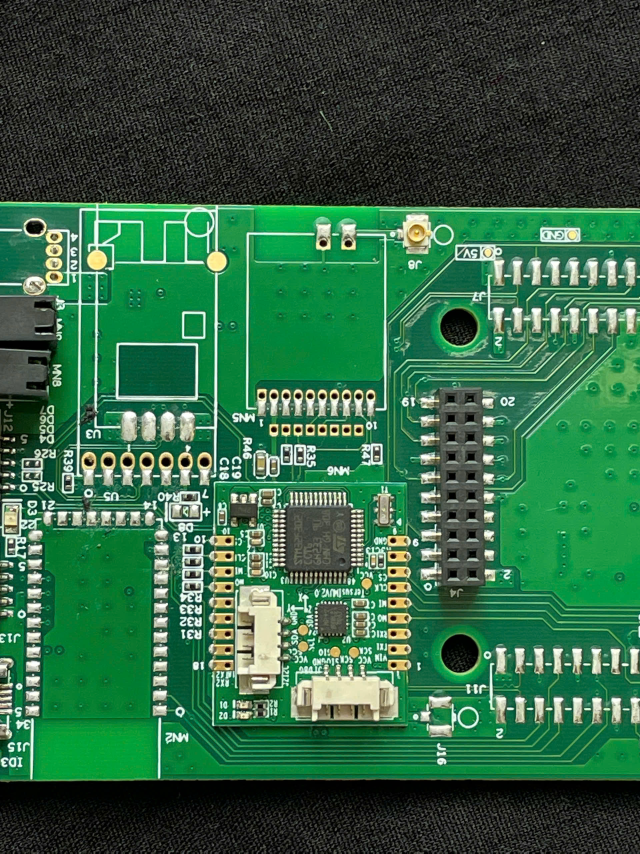
#> input picture tuchup/1.jpg, 1920 x 2560 px (shown at 1/3 size)
$ python final.py
#> lines starting #> are read from the running program, lines starting #| are printed output that depends on the picture; after the words box and inside, x2 and y2 are one past the last pixel; in counts of white or black regions, pixels touching at a corner belong together
import cv2
import numpy as np
import matplotlib.pyplot as plt
PIXELS_PER_MM = 32.75
SPEC_MIN_MM = 0.20
SPEC_MAX_MM = 0.4
img = cv2.imread("1.jpg")
#> img is the input picture: shape (2560, 1920, 3); mean B, G, R 68.9, 101.4, 50.7
assert img is not None, "loi anh"
h, w = img.shape[:2]
scale = 900 / max(h, w)
img = cv2.resize(img, (int(w * scale), int(h * scale)))
#> img: shape (900, 675, 3)

orig = img.copy()
output = img.copy()
hsv = cv2.cvtColor(img, cv2.COLOR_BGR2HSV)
#> hsv: shape (900, 675, 3); mean H, S, V 53.5, 126.6, 101.6
lower = np.array([0, 0, 160])
upper = np.array([180, 80, 255])
mask_hsv = cv2.inRange(hsv, lower, upper)
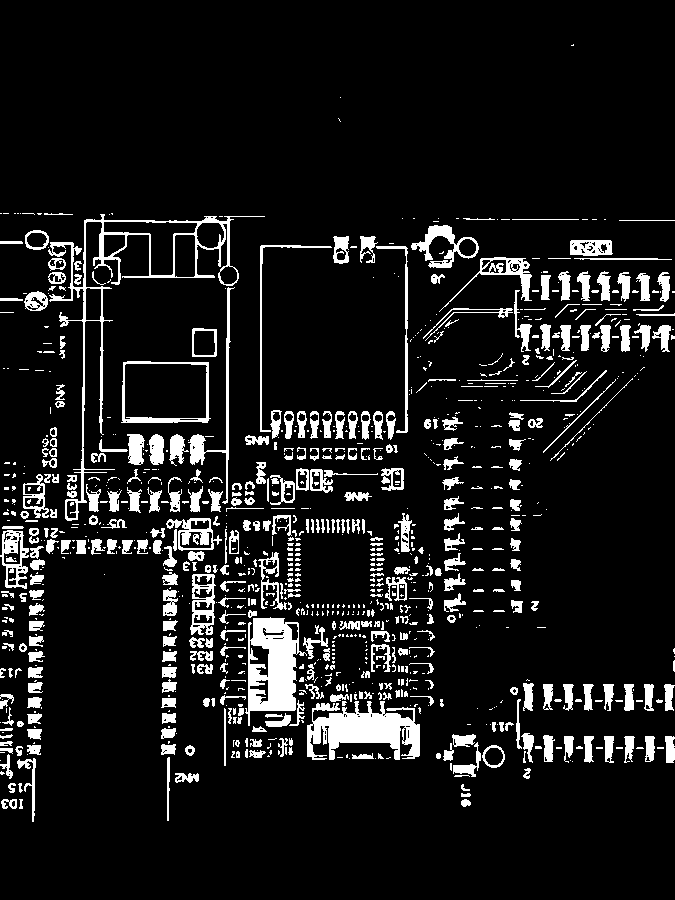
#> mask_hsv: shape (900, 675); 10% white; 1061 white regions (639 under 20 px), largest, box (x1, y1, x2, y2) and area: (48, 214, 265, 521) 3885, (307, 701, 420, 760) 3870, (245, 617, 307, 726) 3755

gray = cv2.cvtColor(img, cv2.COLOR_BGR2GRAY)
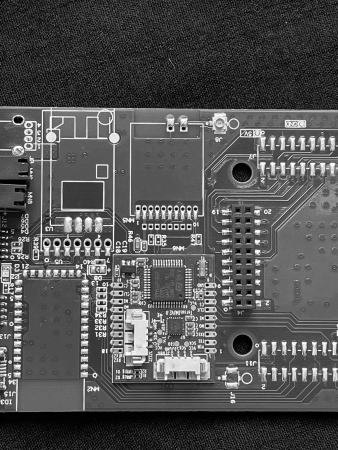
#> gray: shape (900, 675) (shown at 1/2 size); min 0, max 255, mean 82.4
kernel_th = cv2.getStructuringElement(cv2.MORPH_RECT, (15, 15))
tophat = cv2.morphologyEx(gray, cv2.MORPH_TOPHAT, kernel_th)
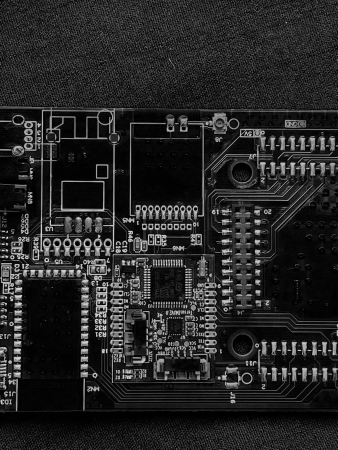
#> tophat: shape (900, 675) (shown at 1/2 size); min 0, max 243, mean 37.6

_, mask_th = cv2.threshold(tophat, 40, 255, cv2.THRESH_BINARY)
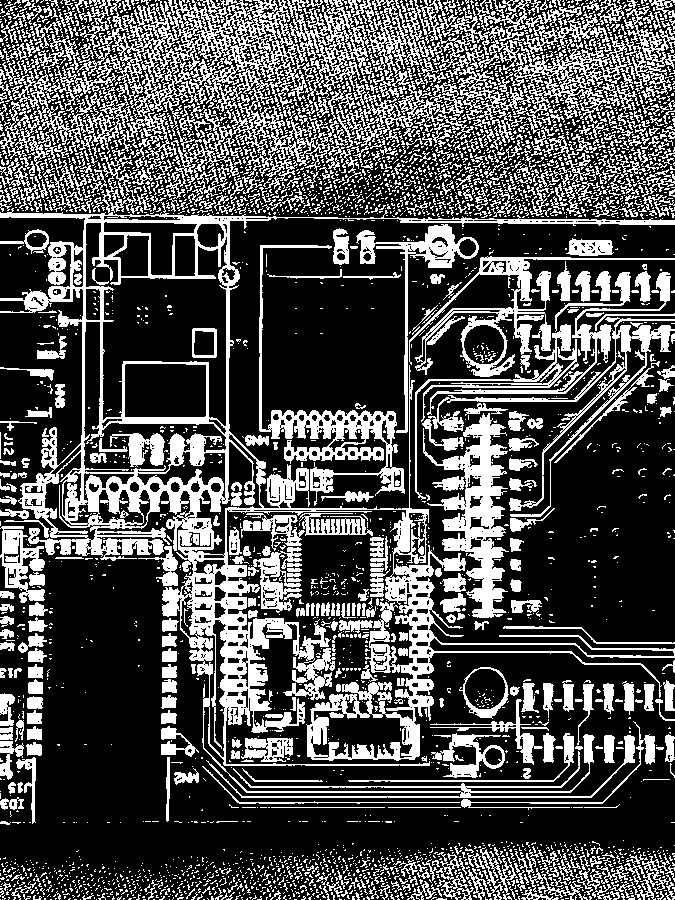
#> mask_th: shape (900, 675); 31.6% white; 3757 white regions (3125 under 20 px), largest, box (x1, y1, x2, y2) and area: (0, 154, 675, 798) 49272, (66, 0, 474, 199) 24860, (418, 0, 675, 143) 10057
mask = cv2.bitwise_and(mask_hsv, mask_th)
#> mask: shape (900, 675); 9.3% white; 1082 white regions (652 under 20 px), largest, box (x1, y1, x2, y2) and area: (48, 214, 265, 521) 3872, (245, 618, 307, 726) 1736, (329, 701, 420, 759) 1070
kernel = cv2.getStructuringElement(cv2.MORPH_ELLIPSE, (3, 3))
mask = cv2.morphologyEx(mask, cv2.MORPH_OPEN, kernel, iterations=2)
#> mask: shape (900, 675); 3.8% white; 283 white regions (73 under 20 px), largest, box (x1, y1, x2, y2) and area: (411, 225, 455, 251) 469, (400, 717, 420, 758) 451, (128, 434, 144, 465) 381
mask = cv2.morphologyEx(mask, cv2.MORPH_CLOSE, kernel, iterations=2)
#> mask: shape (900, 675); 3.8% white; 260 white regions (61 under 20 px)
dist_map = cv2.distanceTransform(mask, cv2.DIST_L2, 5)
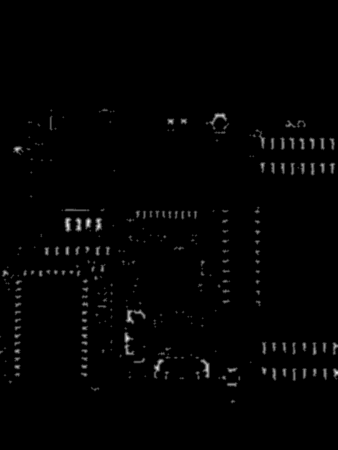
#> dist_map: shape (900, 675) float32 (shown at 1/2 size); min 0, max 7.2, mean 0.0798; drawn with min black and max white

contours, _ = cv2.findContours(mask, cv2.RETR_EXTERNAL, cv2.CHAIN_APPROX_SIMPLE)
#> contours = 260 contours, 82 with area under 20; largest, box (x1, y1, x2, y2) and area: (250, 611, 292, 649) 569, (248, 663, 270, 711) 510, (411, 225, 455, 260) 458, (400, 717, 420, 758) 414, (307, 717, 329, 758) 383
for c in contours:
    area = cv2.contourArea(c)
    if area < 20:
        continue

    rect = cv2.minAreaRect(c)
    (cx, cy), (rw, rh), angle = rect
    if rw == 0 or rh == 0:
        continue
    ratio = max(rw, rh) / min(rw, rh)
    perimeter = cv2.arcLength(c, True)
    circularity = 4 * np.pi * area / (perimeter * perimeter + 1e-6)
    if circularity > 0.92 and area > 80:
        continue
    if ratio > 10:
        continue
    x, y, w, h = cv2.boundingRect(c)
    roi_dist = dist_map[y:y+h, x:x+w]
    if roi_dist.size == 0:
        continue

    width_px = roi_dist.max() * 2.0
    width_mm = width_px / PIXELS_PER_MM

    if width_mm < SPEC_MIN_MM:
        color = (0, 0, 255)
        label = f"{width_mm:.2f} "
    elif width_mm > SPEC_MAX_MM:
        color = (255, 0, 0)
        label = f"{width_mm:.2f} "
    else:
        color = (0, 255, 0)
        label = f"{width_mm:.2f}"

    box = cv2.boxPoints(rect).astype(int)
    cv2.drawContours(output, [box], 0, color, 2)
    cv2.putText(output, label,
                (int(cx), int(cy)),
                cv2.FONT_HERSHEY_SIMPLEX,
                0.4, color, 1)
#> this loop made 260 passes
#> (area, cx, cy, rw, rh, angle, ratio, perimeter) on passes 1, 2, 3, 4, 5, 7, 9, 12: (43.5, 465.2, 802.8, 7.78, 7.07, -45, 1.1, 26.38), (70.5, 189.4, 777.8, 8.51, 17.18, -85.6, 2.02, 49.84), (151, 464, 769, 10, 22, -90, 2.2, 56.63), (27, 20, 763, 5.66, 5.66, -45, 1, 20.97), (30, 363, 756, 4, 10, -90, 2.5, 24.97), (32, 478, 756, 10, 4, -90, 2.5, 23.31), (63, 448, 755, 8.49, 9.9, -45, 1.17, 32.63), (67.5, 34.75, 748.8, 9.9, 9.19, -45, 1.08, 34.04)
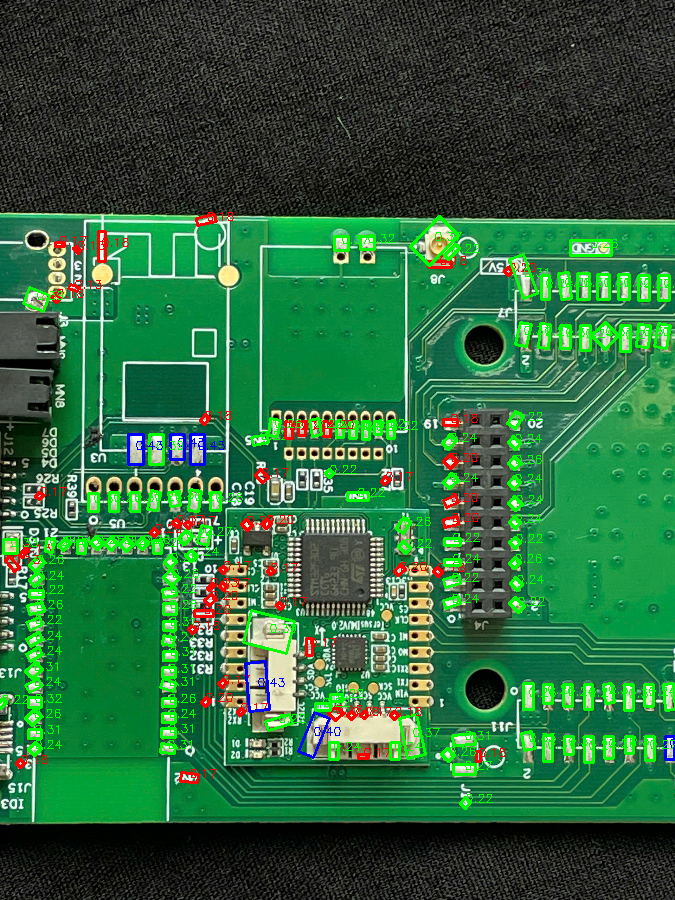
#> output: shape (900, 675, 3); mean B, G, R 62.4, 103.1, 46.5
plt.figure(figsize=(15, 5))
plt.subplot(1, 3, 1)
plt.title("Original")
plt.imshow(cv2.cvtColor(orig, cv2.COLOR_BGR2RGB))
plt.axis("off")
plt.subplot(1, 3, 2)
plt.title("Binary Mask")
plt.imshow(mask, cmap="gray")
plt.axis("off")
plt.subplot(1, 3, 3)
plt.title("AOI Result")
plt.imshow(cv2.cvtColor(output, cv2.COLOR_BGR2RGB))
plt.axis("off")
plt.tight_layout()
plt.show()
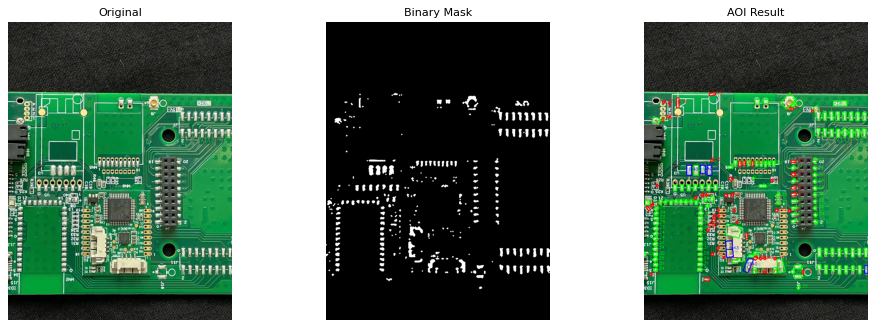
#> figure drawn by matplotlib, 3 panels

$ run again, with tuchup/2.jpg copied over tuchup/1.jpg
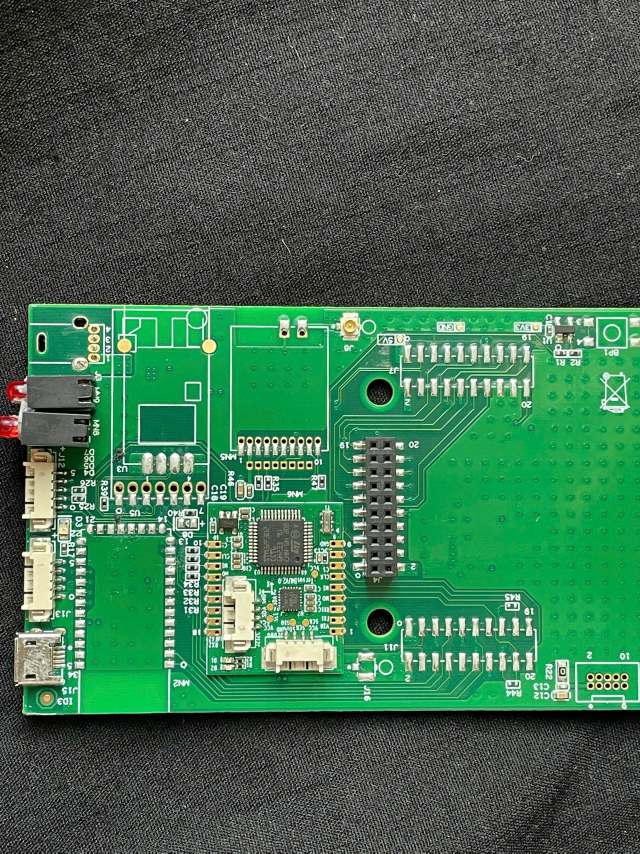
#> input picture tuchup/2.jpg, 1920 x 2560 px (shown at 1/3 size)
#> img is the input picture: shape (2560, 1920, 3); mean B, G, R 81.3, 108.2, 65.8
#> img: shape (900, 675, 3)
#> hsv: shape (900, 675, 3); mean H, S, V 42.9, 87.5, 108.5
#> `mask_hsv = cv2.inRange(hsv, lower, upper)`:
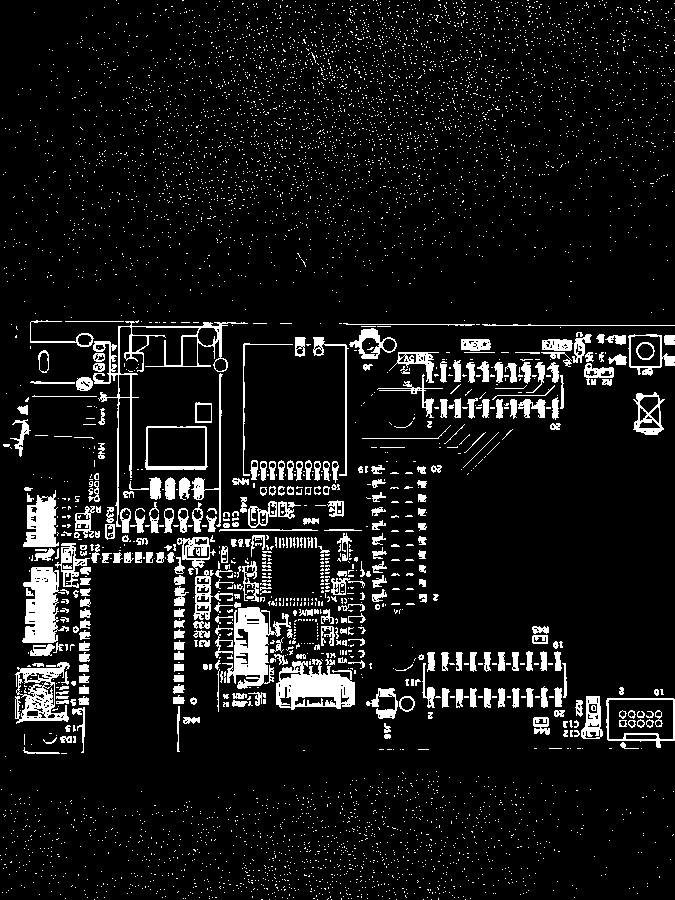
#> mask_hsv: shape (900, 675); 8.7% white; 5673 white regions (5316 under 20 px), largest, box (x1, y1, x2, y2) and area: (222, 607, 291, 689) 2505, (276, 659, 355, 710) 2449, (22, 567, 69, 643) 2163
#> mask_th: shape (900, 675); 49.3% white in thin lines or dots
#> contours = 214 contours, 67 with area under 20; largest, box (x1, y1, x2, y2) and area: (227, 632, 268, 686) 604, (173, 597, 185, 704) 594, (164, 477, 205, 500) 504, (23, 567, 57, 596) 418, (234, 602, 265, 632) 414
#> the loop `for c in contours:` made 214 passes
#> (area, cx, cy, rw, rh, angle, ratio, perimeter) on passes 2, 4, 5, 6, 8, 9, 10, 12: (29.5, 657.5, 742, 10, 5, -90, 2, 27.21), (24, 541.6, 730.8, 5.43, 15.03, -84.81, 2.77, 42.43), (28.5, 191.7, 719.3, 6.36, 7.07, -45, 1.11, 26.04), (40, 28, 717, 6, 12, -90, 2, 32.63), (59, 60.7, 716.2, 8.51, 15.03, -84.81, 1.77, 42.77), (212, 591, 721.5, 21, 18, -90, 1.17, 76.23), (111.5, 385.7, 713.2, 18.81, 8.49, -8.13, 2.22, 47.7), (37.5, 45.75, 706.8, 8.49, 9.19, -45, 1.08, 34.53)
#> `plt.show()`:
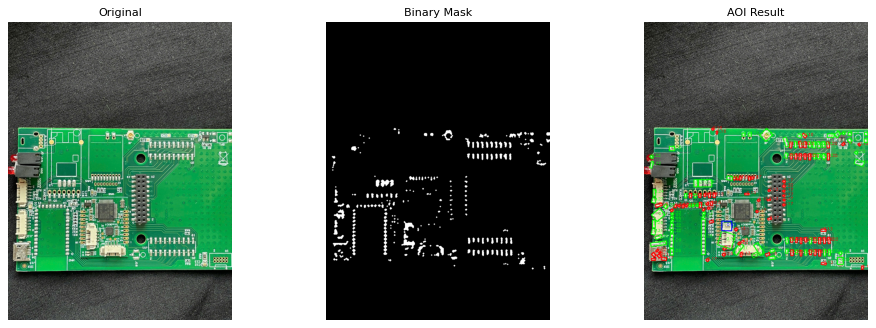
#> figure drawn by matplotlib, 3 panels

$ run again, with tuchup/6.jpg copied over tuchup/1.jpg
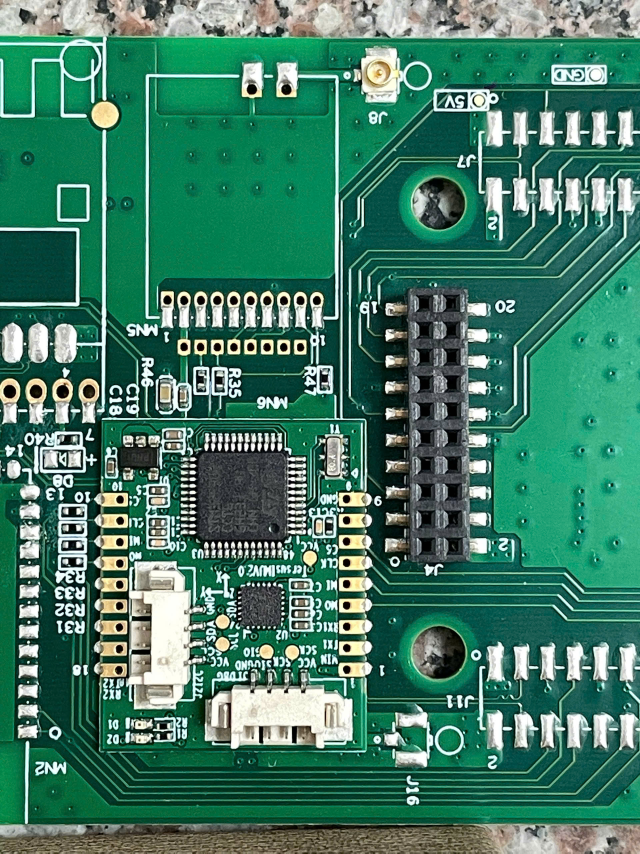
#> input picture tuchup/6.jpg, 1920 x 2560 px (shown at 1/3 size)
#> img is the input picture: shape (2560, 1920, 3); mean B, G, R 102.3, 123.5, 65.5
#> img: shape (900, 675, 3)
#> hsv: shape (900, 675, 3); mean H, S, V 72.3, 156.1, 124.3
#> `mask_hsv = cv2.inRange(hsv, lower, upper)`:
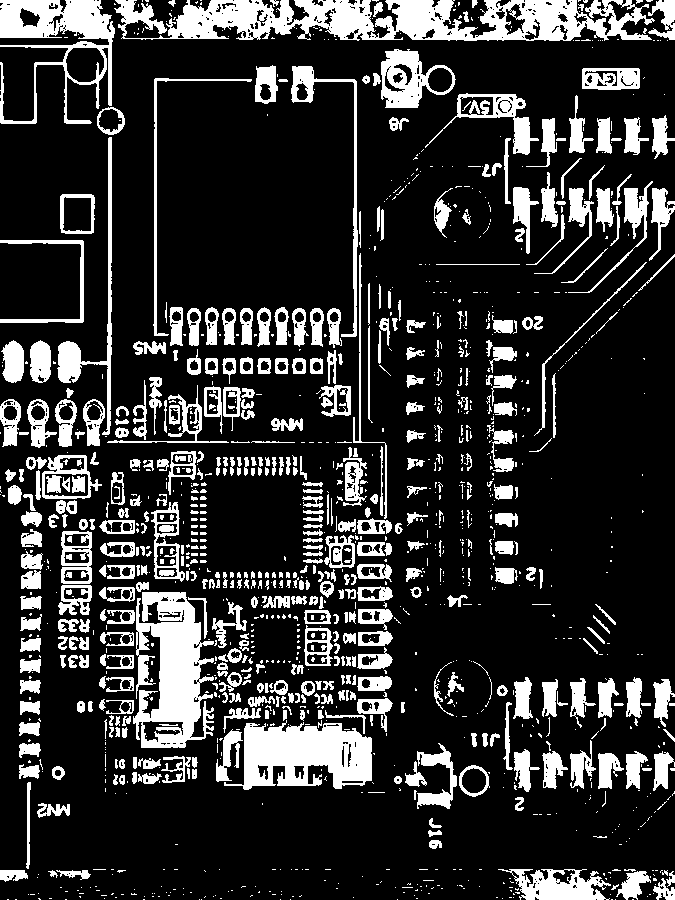
#> mask_hsv: shape (900, 675); 19.7% white; 1376 white regions (870 under 20 px), largest, box (x1, y1, x2, y2) and area: (114, 0, 655, 41) 13546, (133, 592, 214, 748) 7755, (224, 720, 372, 790) 6640
#> mask_th: shape (900, 675); 33.1% white; 2057 white regions (1822 under 20 px), largest, box (x1, y1, x2, y2) and area: (0, 48, 675, 790) 56618, (0, 387, 675, 851) 29458, (406, 187, 675, 593) 21723
#> contours = 468 contours, 196 with area under 20; largest, box (x1, y1, x2, y2) and area: (373, 49, 429, 108) 1838, (178, 0, 294, 39) 1768, (136, 582, 195, 650) 1338, (328, 730, 372, 789) 1141, (563, 7, 643, 41) 1000
#> the loop `for c in contours:` made 468 passes
#> (area, cx, cy, rw, rh, angle, ratio, perimeter) on passes 2, 3, 4, 7, 9, 10, 13, 14: (27.5, 657.3, 890.3, 4.24, 7.78, -45, 1.83, 22.38), (20, 594, 880.5, 3.54, 6.36, -45, 1.8, 18.97), (342, 633.9, 885.3, 31.71, 19.13, -58.39, 1.66, 99.54), (101, 576.5, 879, 13.44, 12.02, -45, 1.12, 49.25), (28, 538, 874, 5.66, 5.66, -45, 1, 20.97), (48.5, 84.75, 874.8, 7.07, 7.78, -45, 1.1, 26.38), (209, 13.5, 875.5, 11, 27, -90, 2.45, 73.94), (38, 551, 874.5, 9.19, 6.36, -45, 1.44, 28.63)
#> `plt.show()`:
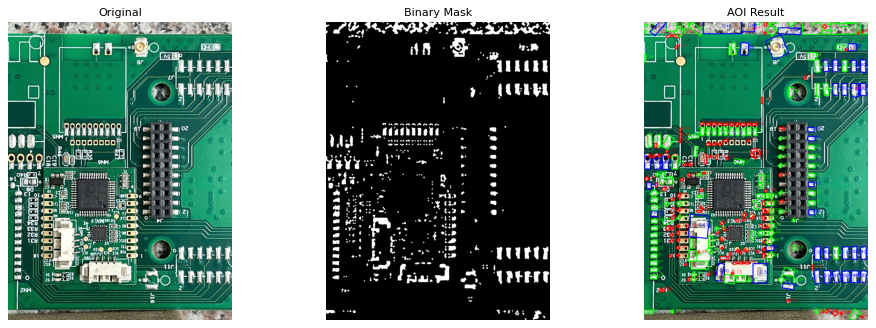
#> figure drawn by matplotlib, 3 panels
